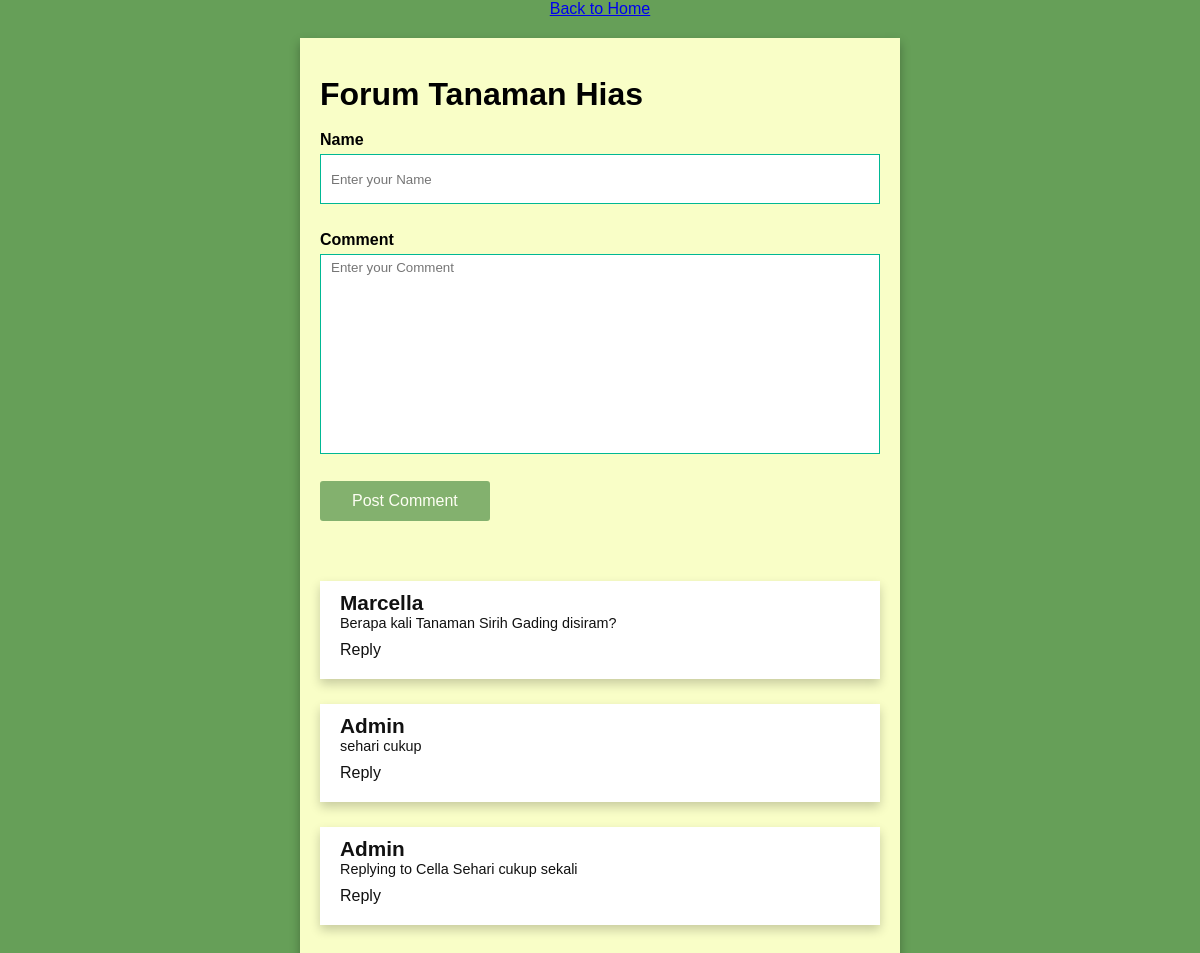
Page /comment1.php on the committed database.
### tables this page shows
CREATE TABLE `comments` (
  `id` int(11) NOT NULL,
  `name` varchar(50) NOT NULL,
  `email` varchar(100) NOT NULL,
  `comment` mediumtext NOT NULL
);

### comment1.php (the view, shortened to what this page needs)
<?php
    include("partials/connect.php");
?>
<!DOCTYPE html>
<html>
<head>
	<div>
		 <a href="userpage.php">Back to Home</a>
	</div>
	<link rel="stylesheet" type="text/css" href="css/style.css">
</head>
<body>
	<div class="wrapper">
		<form action="" method="POST" class="form">
			<br>
			<h1>Forum Tanaman Hias </h1>
			<div class="row">
				<div class="input-group">
					<label for="name">Name</label>
					<input type="text" name="name" id="name" placeholder="Enter your Name" required>
				</div>
				</div>
				<div class="input-group textarea">
						<label for="comment">Comment</label>
						<textarea id="comment" name="comment" placeholder="Enter your Comment" required></textarea>
				</div>
				<div class="input-group">
						<button name="submit" class="btn">Post Comment</button>
				</div>
		</form>
		<div class="prev-comments">
			<?php
			$sql = "SELECT * FROM comments";
			$result = mysqli_query($connect, $sql);
			if (mysqli_num_rows($result) > 0) {
				while ($row = mysqli_fetch_assoc($result)) {
			?>
			<div class="single-item">
				<h4><?php echo $row['name']; ?></h4>
				<p><?php echo $row['comment']; ?></p>
                <a href="reply-forum.php">Reply</a>
			</div>
			<?php
				}
			}
			?>
		</div>
	</div>
</body>
</html>

### css/style.css (style rules this page uses)
* { margin: 0; padding: 0; box-sizing: border-box; font-family: 'Poppins', sans-serif; }
body { width: 100%; min-height: 100vh; display: flex; justify-content: center; align-items: center; flex-direction: column; background: #669F58; }
.wrapper { padding: 20px; background: #F9FEC7; box-shadow: 0 5px 10px rgba(0,0,0,0.3); width: 600px; min-height: 400px; margin: 20px 0; }
.wrapper .row { display: grid; grid-template-columns: repeat(auto-fit, minmax(280px, 1fr)); }
.wrapper .form .row .input-group { padding: 0 10px; display: block; }
.wrapper .form .row .input-group:first-child { padding-left: 0; }
.wrapper .form .row .input-group:last-child { padding-right: 0; }
.wrapper .form .input-group { width: 100%; height: 50px; margin-bottom: 50px; }
.wrapper .form .input-group label { font-weight: 600; margin-bottom: 5px; display: block; }
.wrapper .form .input-group .btn { margin: 20px 0; display: block; padding: .7rem 2rem; opacity: .8; color: #FFF; background: #669F58; border: none; outline: none; border-radius: 3px; cursor: pointer; font-size: 1rem; transition: .3s ease-in; }
.wrapper .form .input-group input, .wrapper .form .input-group textarea { width: 100%; height: 100%; border: 1px solid #00b894; outline: none; padding: 5px 10px; }
.wrapper .form .input-group.textarea { height: 200px; }
.wrapper .form .input-group.textarea textarea { resize: none; }
.wrapper .prev-comments { margin-top: 50px; }
.wrapper .prev-comments .single-item { background: #FFF; box-shadow: 0 5px 10px rgba(0,0,0,0.2); padding: 10px 20px; text-align: left; margin-bottom: 25px; }
.wrapper .prev-comments .single-item h4 { font-size: 1.3rem; font-weight: 800; color: #111; }
.wrapper .prev-comments .single-item a { margin: 10px 0; font-size: 1rem; color: #111; text-decoration: none; display: inline-block; }
.wrapper .prev-comments .single-item p { font-size: .9rem; color: #111; }

### rows in the picture
comments: name "Marcella", comment "Berapa kali Tanaman Sirih Gading disiram?"
comments: name "Admin", comment "sehari cukup"
comments: name "Admin", comment "Replying to Cella Sehari cukup sekali"
